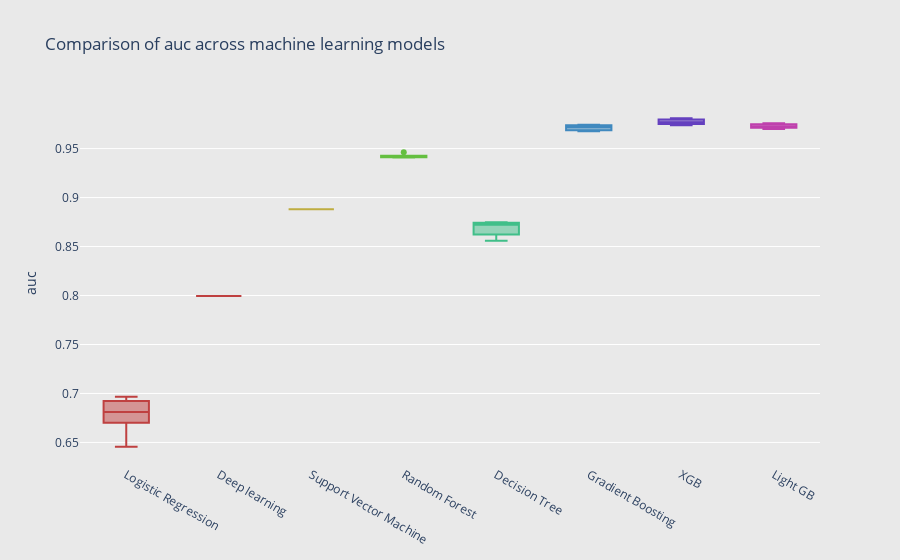

Notebook source saved alongside this figure:
### Markdown cell above
# AUC values

### Code cell
# Number of boxes
N = 7    

# Generate an array of rainbow colors by fixing the saturation and lightness of the HSL
c = ['hsl('+str(h)+',50%'+',50%)' for h in np.linspace(0, 360, 8)]

# Each box is represented by a dict that contains the data, the type, and the colour.
# Use list comprehension to describe N boxes, each with a different colour and with different randomly generated data:
fig = go.Figure(data=[
        go.Box(marker_color = c[0],
               name='Logistic Regression',
               y=np.array(performance_log['auc'])),
        go.Box(marker_color = c[7],
             name='Deep learning',
             y=np.array(performance_dl['auc'])),
        go.Box(marker_color = c[1],
             name='Support Vector Machine',
             y=np.array(performance_svm['auc'])),
        go.Box(marker_color = c[2],
             name='Random Forest',
             y=np.array(performance_rf['auc'])),
        go.Box(marker_color = c[3],
               name='Decision Tree',
             y=np.array(performance_dt['auc'])),
        go.Box(marker_color = c[4],
             name='Gradient Boosting',
             y=np.array(performance_gb['auc'])),
        go.Box(marker_color = c[5],
             name='XGB',
             y=np.array(performance_xgb['auc'])),
        go.Box(marker_color = c[6],
              name='Light GB',
             y=np.array(performance_lg['auc'])),
  
])

# format the layout
fig.update_layout(
    title='Comparison of auc across machine learning models',
    xaxis=dict(showgrid=False, zeroline=False, showticklabels=True),
    yaxis=dict(zeroline=True, gridcolor='white', title='auc'),
    showlegend=False,
    paper_bgcolor='rgb(233,233,233)',
    plot_bgcolor='rgb(233,233,233)',
)

fig.show()

### Figure 1 — Plotly figure (JSON) as saved in the notebook; plotly's stock layout.template omitted (floating-point values rounded to 4 significant figures)
{"data": [{"marker": {"color": "hsl(0.0,50%,50%)"}, "name": "Logistic Regression", "type": "box", "y": [0.6966, 0.6811, 0.6456, 0.6784, 0.6909]}, {"marker": {"color": "hsl(360.0,50%,50%)"}, "name": "Deep learning", "type": "box", "y": [0.7995]}, {"marker": {"color": "hsl(51.42857142857143,50%,50%)"}, "name": "Support Vector Machine", "type": "box", "y": [0.888]}, {"marker": {"color": "hsl(102.85714285714286,50%,50%)"}, "name": "Random Forest", "type": "box", "y": [0.9462, 0.9412, 0.9415, 0.9409, 0.9417]}, {"marker": {"color": "hsl(154.28571428571428,50%,50%)"}, "name": "Decision Tree", "type": "box", "y": [0.856, 0.874, 0.8747, 0.8645, 0.8722]}, {"marker": {"color": "hsl(205.71428571428572,50%,50%)"}, "name": "Gradient Boosting", "type": "box", "y": [0.9738, 0.969, 0.9718, 0.9743, 0.9678]}, {"marker": {"color": "hsl(257.14285714285717,50%,50%)"}, "name": "XGB", "type": "box", "y": [0.9792, 0.9737, 0.981, 0.9769, 0.9755]}, {"marker": {"color": "hsl(308.57142857142856,50%,50%)"}, "name": "Light GB", "type": "box", "y": [0.9744, 0.97, 0.9759, 0.9725, 0.9716]}], "layout": {"paper_bgcolor": "rgb(233,233,233)", "plot_bgcolor": "rgb(233,233,233)", "showlegend": false, "title": {"text": "Comparison of auc across machine learning models"}, "xaxis": {"showgrid": false, "showticklabels": true, "zeroline": false}, "yaxis": {"gridcolor": "white", "title": {"text": "auc"}, "zeroline": true}}}
